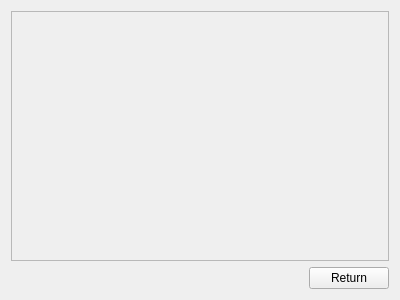
<?xml version="1.0" encoding="UTF-8"?>
<ui version="4.0">
 <class>HelpWidget</class>
 <widget class="QWidget" name="HelpWidget">
  <property name="geometry">
   <rect>
    <x>0</x>
    <y>0</y>
    <width>400</width>
    <height>300</height>
   </rect>
  </property>
  <property name="windowTitle">
   <string>Form</string>
  </property>
  <layout class="QGridLayout" name="gridLayout_2">
   <item row="0" column="0" colspan="2">
    <widget class="QScrollArea" name="scrollArea">
     <property name="horizontalScrollBarPolicy">
      <enum>Qt::ScrollBarAlwaysOff</enum>
     </property>
     <property name="widgetResizable">
      <bool>true</bool>
     </property>
     <widget class="QWidget" name="scrollAreaWidgetContents">
      <property name="geometry">
       <rect>
        <x>0</x>
        <y>0</y>
        <width>380</width>
        <height>247</height>
       </rect>
      </property>
      <layout class="QGridLayout" name="gridLayout">
       <item row="0" column="0">
        <widget class="QLabel" name="label">
         <property name="alignment">
          <set>Qt::AlignLeading|Qt::AlignLeft|Qt::AlignTop</set>
         </property>
         <property name="wordWrap">
          <bool>true</bool>
         </property>
        </widget>
       </item>
      </layout>
     </widget>
    </widget>
   </item>
   <item row="1" column="0">
    <spacer name="horizontalSpacer">
     <property name="orientation">
      <enum>Qt::Horizontal</enum>
     </property>
     <property name="sizeHint" stdset="0">
      <size>
       <width>288</width>
       <height>20</height>
      </size>
     </property>
    </spacer>
   </item>
   <item row="1" column="1">
    <widget class="QPushButton" name="returnButton">
     <property name="text">
      <string>Return</string>
     </property>
    </widget>
   </item>
  </layout>
 </widget>
 <resources/>
 <connections/>
</ui>
